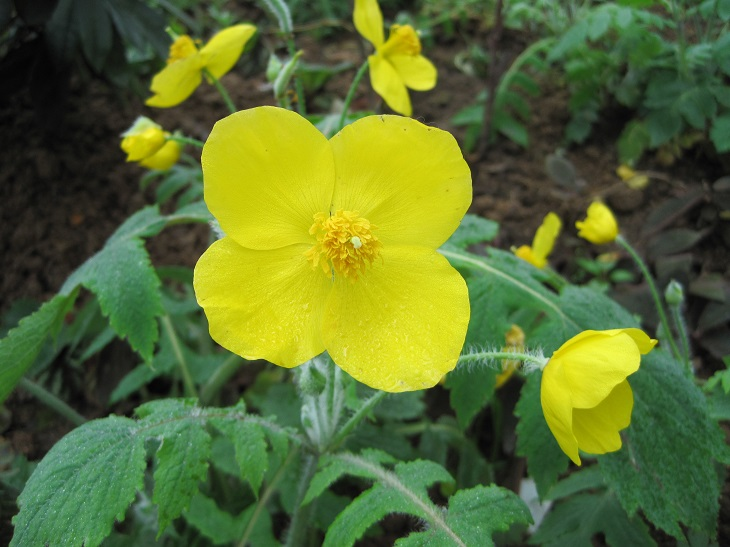
#> input picture 几何变换/image0.JPG, 730 x 547 px, found by its file name
$ jupyter execute image_Move.ipynb
#> lines starting #> are read from the running program, lines starting #| are printed output that depends on the picture
[cell 1]
import cv2
import numpy as np
img = cv2.imread('image0.jpg', 1)
#> img is the input picture: shape (547, 730, 3); mean B, G, R 48.7, 109.6, 90.1
cv2.imshow('src', img)
imgInfo = img.shape # (height, width)
#> imgInfo = (547, 730, 3)
height = imgInfo[0]
#> height = 547
width = imgInfo[1]
#> width = 730
####
# [1, 0, 100], [0, 1, 200]
# [[1,0],[0,1]]  2*2  A
# [[100],[200]]  2*1  B
# xy C
# A*C+B = [[1*x+0*y],[0*x+1*y]] + [[100],[200]] = [[x+100],[y+200]]
# (10,20) -> (110,120)
'''
左右移动，改变列信息，修改矩阵width值
上下移动，改变行信息，修改矩阵height值
'''
matShift = np.float32([[1, 0, 100], [0, 1, 200]])
dst = cv2.warpAffine(img, matShift, (height, width)) # 1 src data 2 matShift 3 matrix info
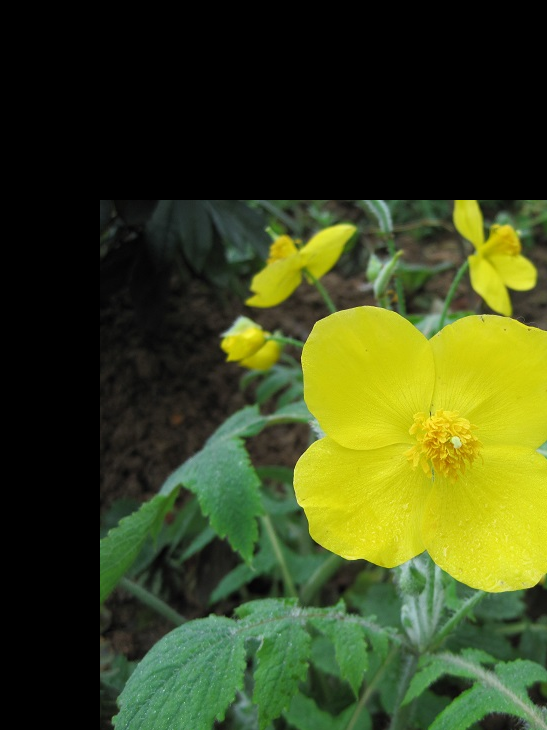
#> dst: shape (730, 547, 3); mean B, G, R 27.6, 71, 60.8
# 移位本质 ：矩阵运算
cv2.imshow('dst', dst)
cv2.waitKey(0)
